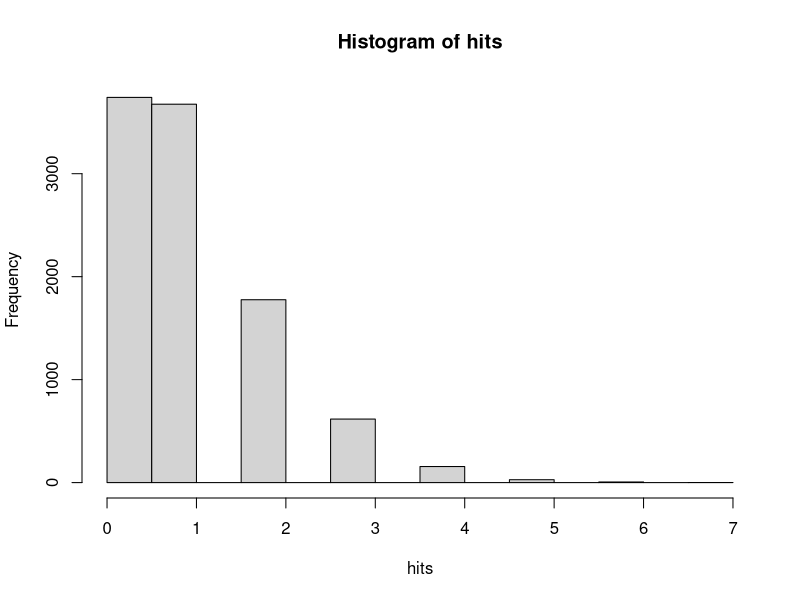

The R script that drew this image:
# 1

set.seed(21)

func <- function(v) {
    return(
        ifelse(v < 1/3, 1, 2)
    )
}

## a

vec <- runif(n=100)

table(sapply(vec, func)) / 100

## b

vec <- runif(n=1000)

table(sapply(vec, func))/1000

## c

vec <- runif(n=10000)

table(sapply(vec, func))/10000

# 2

' # nolint

X (amostra) dado P(X)

'

func  <- function(vec) {

    u <- runif(1)
    n <- length(vec)

    for(i in 1:n){

        mn <- ifelse(i == 1, 0, sum(vec[1:(i-1)])) # mínimo
        mx <- sum(vec[1:i]) # máximo

        if(u >= mn & u < mx){
            break
        }
    }

    return(i)
}


n <- 10000
vec <- rep(0, n)

for (i in 1:n) {
    vec[i] <- func(c(1/6, 1/3, 1/2))
}

table(vec) / n

# 3

n <- 10000
vec <- rep(0, n)

for(i in 1:n){
    vec[i] <- func(c(0.3, 0.2, 0.35, 0.15))
}

table(vec) / n

print(vec)

# 4

## Função para gerar a permutação

func <- function(vec) {
    n <- length(vec)
    for (k in seq(n, 1, -1)){
        u <- runif(1)
        i <- as.integer(k * u) + 1
        rec <- vec[k]
        vec[k] <- vec[i]
        vec[i] <- rec
    }
    return(vec)
}

## Simulação

n <- 10000
vec0 <- 1:100
hits <- rep(0, n)

for (i in 1:n) {

    vec <- func(vec0)
    hits[i] <- sum(vec == vec0)

}

print(paste("media:", mean(hits)))
print(paste("var:", var(hits)))

hist(hits)

# 6

'

0 - Defina um vetor de tamanho N
1 - Faça k = N
2 - Gere uma amostra j da geométrica
3 - Arrume os valores do vetor até a posição j
4 - Se j = N, pare o programa e retorne o vetor. C.c,
    faça k = k - j e volte ao passo 2.

Esse algoritmo é eficiente pois não precisamos gerar v.a por v.a

'

## Geométrica

func_geo <- function(p) {
    u <- runif(1)
    x <- as.integer(log(u) / log(1 - p)) + 1
    return(x)
}

## Bernoulli

n <- 25
sample <- c()
len <- n
qtd <- 0

while (len > 0) {
    j <- func_geo(p <- 0.8) # j iterações para conseguir o primeiro sucesso

    if (j <= len) {
        vec <- rep(0, j)
        vec[j] <- 1
    }else {
        vec <- rep(0, len)
    }

    sample <- append(sample, vec)

    qtd <- qtd + 1

    len <- len - j # já amostramos j variáveis

}

print(paste("Quantidade necessária:", qtd))

table(sample)

print(sample)

# 7

